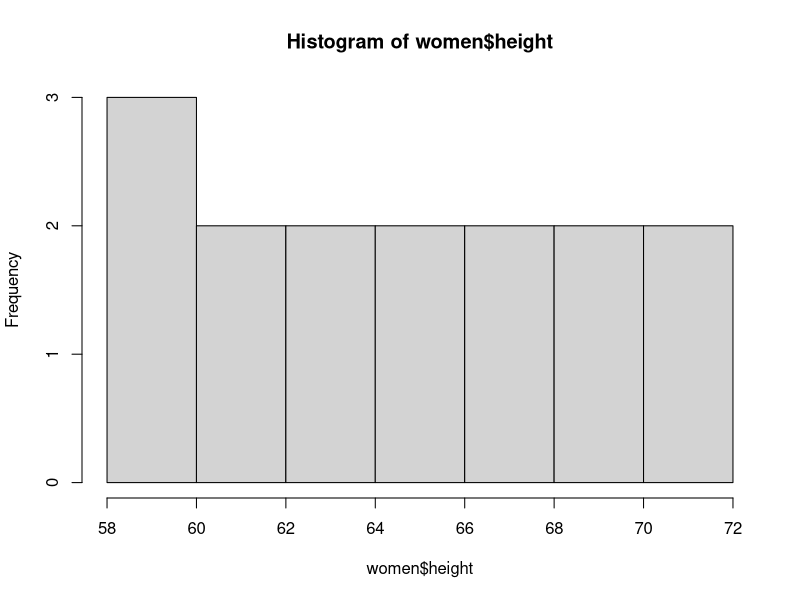

Recreate this plot in R. (Note: this script raises an error after producing the figure.)
# Data Structures

#Vectors
v1 = 1:1000  #create vector from 1 to 1000
v2 = c(1,4,5,10) #create specfic set of numbers
class(v1) #determining v1 is integer numbers
class(v2)
v3 = c('a', 'shyam','Meghana')
v3 #print the vector
class(v3)
v4= c(TRUE, FALSE, T, F, T)
class(v4)
#summary on vectors
mean(v1)
median(v1)
sd(v1)
hist(women$height) #histogram
v2
v2[v2>=5]
x = rnorm(60, mean = 60, sd=10)----  # random normal distrbution
x
plot(x)
hist(x)
plot(density(x))
abline(v=60)
#rectangles amd density together
hist(x, freq = F)
lines(density(x))
hist(x, breaks = 10, col = 1:10)
length(x)
sd(x)

?sample
x1 = LETTERS[5:20]
x1


set.seed(1234)  #whereever sampling is happening put set seed if u want same pattern to be displayed
y1 = sample(x1)
y1
set.seed(5)
(y2= sample(x1, size=5)) # it will assign the values and print it

(gender = sample(c('M', 'F'), size=500000,replace =TRUE, prob=c(.2,.8)))
(t1= table(gender)) # create a table based on the distribution in gender
prop.table(t1)  # divide values in percentage form
pie(t1)
barplot(t1, col=1:2, horiz = T)
#matrix


#array